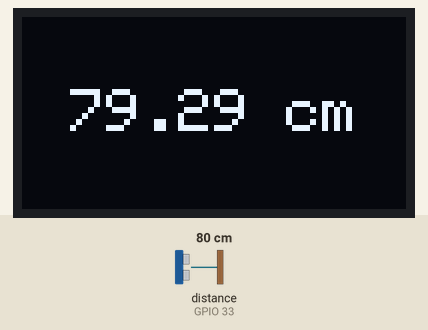
A sketch run on a simulated ESP32. On the bench: 128×64 one-colour display. Wiring (inferred from the names in the program): ultrasonic range finder: trigger GPIO 32; echo GPIO 33. Inputs (shaded band) come from the test bench; at power-on: distance to the obstacle (sensor on GPIO 33) 80 cm. The echo pulse lasts 58.3 µs per cm; what the sketch prints to the serial monitor is not drawn.

Above: at 3.2 s.
3.3 s: distance to the obstacle (sensor on GPIO 33) set to 2 cm
At 4.5 s:
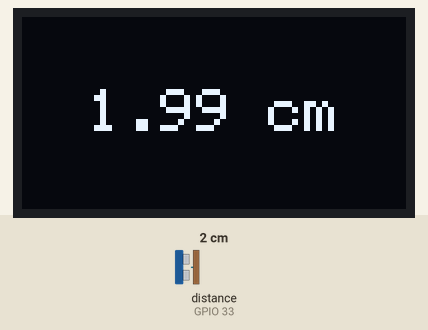
4.8 s: distance to the obstacle (sensor on GPIO 33) set to 4 cm
At 5.1 s:
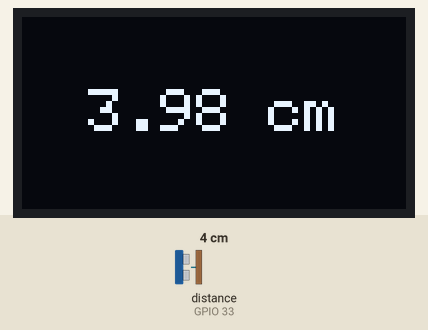
6.3 s: distance to the obstacle (sensor on GPIO 33) set to 9 cm
At 7.0 s:
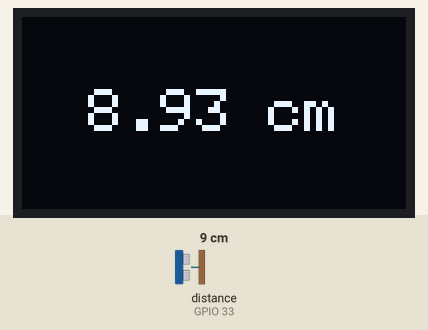
Timing chart, 0 to 9.3 s (numbered marks = the images above; inputs shaded):
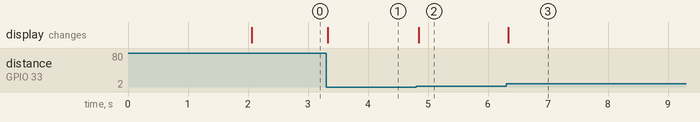

Measured:
- after the input at 3.3 s, the display: changes at once (image 1)
- after the input at 4.8 s, the display: changes after 0.05 s (image 2)
- after the input at 6.3 s, the display: changes at once (image 3)

The sketch:

distanceSensor.ino
```cpp
/*
 * This ESP32 code is created by esp32io.com
 *
 * This ESP32 code is released in the public domain
 *
 * For more detail (instruction and wiring diagram), visit https://esp32io.com/tutorials/esp32-ultrasonic-sensor-oled
 */

#include <Wire.h>
#include <Adafruit_GFX.h>
#include <Adafruit_SSD1306.h>

#define SCREEN_WIDTH 128 // OLED display width,  in pixels
#define SCREEN_HEIGHT 64 // OLED display height, in pixels

#define TRIG_PIN 32 // ESP32 pin GPIO14 connected to Ultrasonic Sensor's TRIG pin
#define ECHO_PIN 33 // ESP32 pin GPIO27 connected to Ultrasonic Sensor's ECHO pin

Adafruit_SSD1306 oled(SCREEN_WIDTH, SCREEN_HEIGHT, &Wire, -1); // create SSD1306 display object connected to I2C

String tempString;

void setup() {
  Serial.begin(9600);

  // initialize OLED display with address 0x3C for 128x64
  if (!oled.begin(SSD1306_SWITCHCAPVCC, 0x3C)) {
    Serial.println(F("SSD1306 allocation failed"));
    while (true);
  }

  pinMode(TRIG_PIN, OUTPUT);
  pinMode(ECHO_PIN, INPUT);
  delay(2000);         // wait for initializing
  oled.clearDisplay(); // clear display

  oled.setTextSize(2);      // text size
  oled.setTextColor(WHITE); // text color
  oled.setCursor(0, 10);    // position to display

  tempString.reserve(10);   // to avoid fragmenting memory when using String
}

void loop() {
  // generate 10-microsecond pulse to TRIG pin
  digitalWrite(TRIG_PIN, LOW);
  delayMicroseconds(2);
  digitalWrite(TRIG_PIN, HIGH);
  delayMicroseconds(100);
  digitalWrite(TRIG_PIN, LOW);

  // measure duration of pulse from ECHO pin
  long duration_us = pulseIn(ECHO_PIN, HIGH);
  // calculate the distance
  float distance_cm = 0.017 * duration_us;

  // print the value to Serial Monitor
  Serial.print("distance: ");
  Serial.print(distance_cm);
  Serial.println(" cm");

  tempString  = String(distance_cm, 2); // two decimal places
  tempString += " cm";

  Serial.println(tempString);    // print the temperature in Celsius to Serial Monitor
  oledDisplayCenter(tempString); // display temperature on OLED
}

void oledDisplayCenter(String text) {
  int16_t x1;
  int16_t y1;
  uint16_t width;
  uint16_t height;

  oled.getTextBounds(text, 0, 0, &x1, &y1, &width, &height);

  // display on horizontal and vertical center
  oled.clearDisplay(); // clear display
  oled.setCursor((SCREEN_WIDTH - width) / 2, (SCREEN_HEIGHT - height) / 2);
  oled.println(text); // text to display
  oled.display();
}
```
